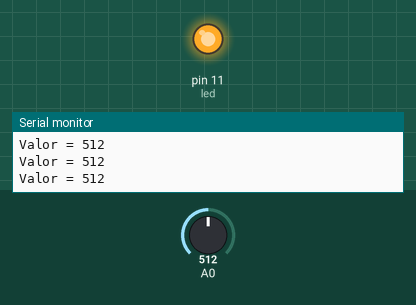
The sketch below on a simulated Arduino Uno, built with avr-gcc and run on an emulated ATmega328P. On the bench: output pins drawn as LEDs (lit = HIGH), the last lines printed to the serial monitor. Inputs (shaded band) come from the test bench; at power-on: A0 = 512.

Above: at 1.2 s.
1.3 s: A0 set to 492
At 2.4 s:
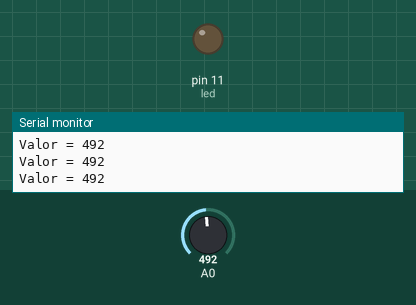
2.8 s: A0 set to 510
At 3.7 s:
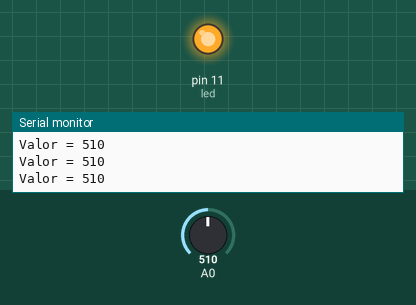
4.3 s: A0 set to 490
At 5.1 s:
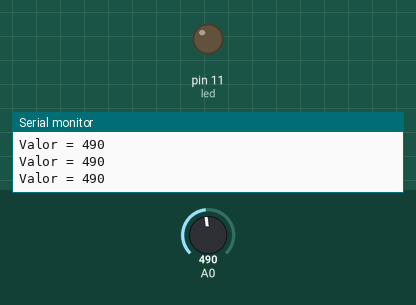
Timing chart, 0 to 7.3 s (numbered marks = the images above; inputs shaded):
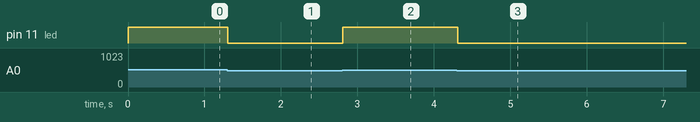

The sketch:

potenciometro.ino
```cpp
/*
Acender um LED de acordo com o valor do potenciôemtro
*/

int valor = 0;
int led = 11;

void setup(){
    pinMode(led, OUTPUT);
    Serial.begin(9600);
    Serial.println("início");
}

void loop(){
    valor = analogRead(A0);
    Serial.print("Valor = ");
    Serial.println(valor);

    if(valor > 500){
        digitalWrite(led, 1);
    }else{
        digitalWrite(led, 0);
    }
    delay(100);
}
```

Measured:
- the behaviour switches between 501 and 500 on A0 (found by bisection; images 0 and 1)
- after the input at 1.3 s, pin 11 (led): HIGH → LOW at once
- after the input at 2.8 s, pin 11 (led): LOW → HIGH at once
- after the input at 4.3 s, pin 11 (led): HIGH → LOW at once
